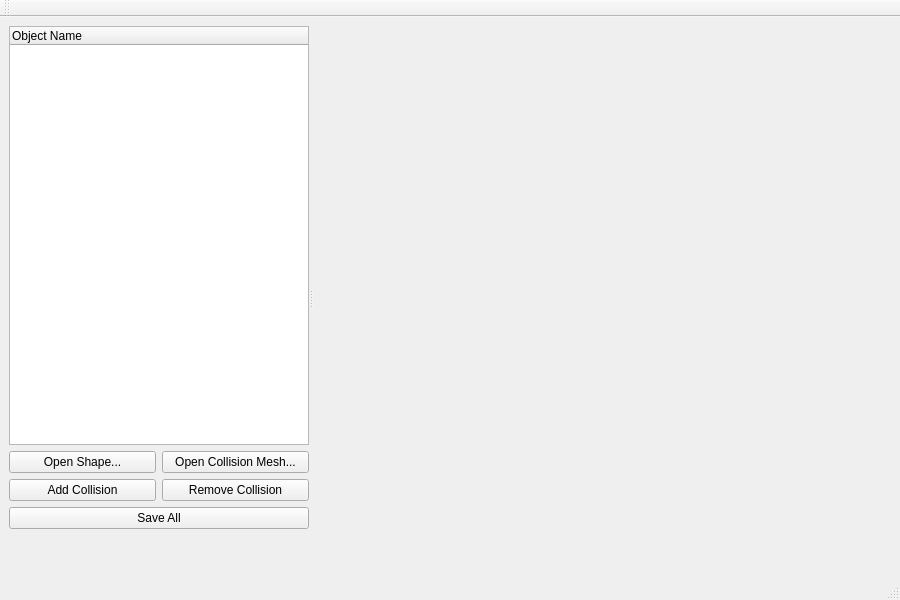
<?xml version="1.0" encoding="UTF-8"?>
<ui version="4.0">
 <class>N3VMeshEditorClass</class>
 <widget class="QMainWindow" name="N3VMeshEditorClass">
  <property name="geometry">
   <rect>
    <x>0</x>
    <y>0</y>
    <width>900</width>
    <height>600</height>
   </rect>
  </property>
  <property name="minimumSize">
   <size>
    <width>600</width>
    <height>0</height>
   </size>
  </property>
  <property name="windowTitle">
   <string>N3VMesh Editor</string>
  </property>
  <widget class="QWidget" name="centralWidget">
   <layout class="QHBoxLayout" name="horizontalLayout">
    <item>
     <widget class="QSplitter" name="mainSplitter">
      <property name="minimumSize">
       <size>
        <width>450</width>
        <height>0</height>
       </size>
      </property>
      <property name="orientation">
       <enum>Qt::Orientation::Horizontal</enum>
      </property>
      <property name="childrenCollapsible">
       <bool>false</bool>
      </property>
      <widget class="QWidget" name="leftPanelWidget">
       <property name="sizePolicy">
        <sizepolicy hsizetype="Preferred" vsizetype="Preferred">
         <horstretch>0</horstretch>
         <verstretch>0</verstretch>
        </sizepolicy>
       </property>
       <property name="minimumSize">
        <size>
         <width>300</width>
         <height>0</height>
        </size>
       </property>
       <layout class="QVBoxLayout" name="verticalLayout_2">
        <item>
         <widget class="QTreeWidget" name="treeWidgetObjects">
          <property name="sizePolicy">
           <sizepolicy hsizetype="Expanding" vsizetype="Expanding">
            <horstretch>0</horstretch>
            <verstretch>1</verstretch>
           </sizepolicy>
          </property>
          <column>
           <property name="text">
            <string>Object Name</string>
           </property>
          </column>
         </widget>
        </item>
        <item>
         <layout class="QHBoxLayout" name="horizontalLayout_2">
          <item>
           <widget class="QPushButton" name="openShapeButton">
            <property name="text">
             <string>Open Shape...</string>
            </property>
           </widget>
          </item>
          <item>
           <widget class="QPushButton" name="openCollisionButton">
            <property name="text">
             <string>Open Collision Mesh...</string>
            </property>
           </widget>
          </item>
         </layout>
        </item>
        <item>
         <layout class="QHBoxLayout" name="horizontalLayout_3">
          <item>
           <widget class="QPushButton" name="addCollisionButton">
            <property name="text">
             <string>Add Collision</string>
            </property>
           </widget>
          </item>
          <item>
           <widget class="QPushButton" name="removeCollisionButton">
            <property name="text">
             <string>Remove Collision</string>
            </property>
           </widget>
          </item>
         </layout>
        </item>
        <item>
         <widget class="QPushButton" name="saveAllButton">
          <property name="text">
           <string>Save All</string>
          </property>
         </widget>
        </item>
        <item>
         <spacer name="verticalSpacer">
          <property name="orientation">
           <enum>Qt::Orientation::Vertical</enum>
          </property>
          <property name="sizeHint" stdset="0">
           <size>
            <width>20</width>
            <height>40</height>
           </size>
          </property>
         </spacer>
        </item>
       </layout>
      </widget>
      <widget class="QDirect3D11Widget" name="d3d11Widget" native="true">
       <property name="sizePolicy">
        <sizepolicy hsizetype="Preferred" vsizetype="Preferred">
         <horstretch>3</horstretch>
         <verstretch>0</verstretch>
        </sizepolicy>
       </property>
       <property name="minimumSize">
        <size>
         <width>300</width>
         <height>0</height>
        </size>
       </property>
      </widget>
     </widget>
    </item>
   </layout>
  </widget>
  <widget class="QMenuBar" name="menuBar">
   <property name="geometry">
    <rect>
     <x>0</x>
     <y>0</y>
     <width>900</width>
     <height>33</height>
    </rect>
   </property>
  </widget>
  <widget class="QToolBar" name="mainToolBar">
   <property name="windowTitle">
    <string>mainToolBar</string>
   </property>
   <attribute name="toolBarArea">
    <enum>TopToolBarArea</enum>
   </attribute>
   <attribute name="toolBarBreak">
    <bool>false</bool>
   </attribute>
  </widget>
  <widget class="QStatusBar" name="statusBar"/>
 </widget>
 <customwidgets>
  <customwidget>
   <class>QDirect3D11Widget</class>
   <extends>QWidget</extends>
   <header>QDirect3D11Widget.h</header>
   <container>1</container>
  </customwidget>
 </customwidgets>
 <resources/>
 <connections/>
</ui>
